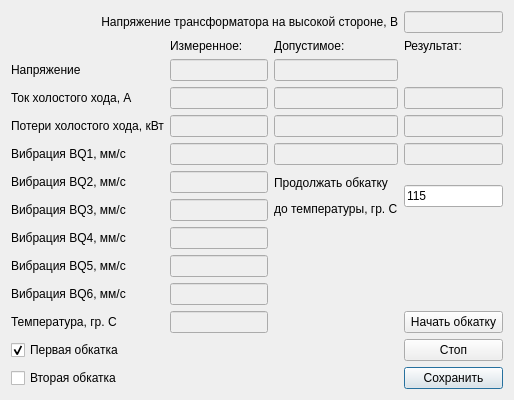
<?xml version="1.0" encoding="UTF-8"?>
<ui version="4.0">
 <class>window_experience_7</class>
 <widget class="QDialog" name="window_experience_7">
  <property name="geometry">
   <rect>
    <x>0</x>
    <y>0</y>
    <width>514</width>
    <height>380</height>
   </rect>
  </property>
  <property name="windowTitle">
   <string>Dialog</string>
  </property>
  <layout class="QHBoxLayout" name="horizontalLayout">
   <item>
    <layout class="QGridLayout" name="gridLayout">
     <item row="5" column="2">
      <widget class="QLineEdit" name="lineEdit_vibration_nominal">
       <property name="enabled">
        <bool>false</bool>
       </property>
      </widget>
     </item>
     <item row="4" column="0">
      <widget class="QLabel" name="label_4">
       <property name="text">
        <string>Потери холостого хода, кВт</string>
       </property>
      </widget>
     </item>
     <item row="7" column="1">
      <widget class="QLineEdit" name="lineEdit_vibrationBQ3_fact">
       <property name="enabled">
        <bool>false</bool>
       </property>
      </widget>
     </item>
     <item row="9" column="1">
      <widget class="QLineEdit" name="lineEdit_vibrationBQ5_fact">
       <property name="enabled">
        <bool>false</bool>
       </property>
      </widget>
     </item>
     <item row="1" column="3">
      <widget class="QLabel" name="label_7">
       <property name="text">
        <string>Результат:</string>
       </property>
      </widget>
     </item>
     <item row="4" column="1">
      <widget class="QLineEdit" name="lineEdit_losses_fact">
       <property name="enabled">
        <bool>false</bool>
       </property>
      </widget>
     </item>
     <item row="4" column="2">
      <widget class="QLineEdit" name="lineEdit_losses_nominal">
       <property name="enabled">
        <bool>false</bool>
       </property>
      </widget>
     </item>
     <item row="11" column="0">
      <widget class="QLabel" name="label_15">
       <property name="text">
        <string>Температура, гр. С</string>
       </property>
      </widget>
     </item>
     <item row="2" column="0">
      <widget class="QLabel" name="label_2">
       <property name="text">
        <string>Напряжение</string>
       </property>
      </widget>
     </item>
     <item row="5" column="1">
      <widget class="QLineEdit" name="lineEdit_vibrationBQ1_fact">
       <property name="enabled">
        <bool>false</bool>
       </property>
      </widget>
     </item>
     <item row="6" column="0">
      <widget class="QLabel" name="label_10">
       <property name="text">
        <string>Вибрация BQ2, мм/с</string>
       </property>
      </widget>
     </item>
     <item row="6" column="3" rowspan="2">
      <widget class="QLineEdit" name="lineEdit_temperature_before_stop_run">
       <property name="text">
        <string>115</string>
       </property>
      </widget>
     </item>
     <item row="4" column="3">
      <widget class="QLineEdit" name="lineEdit_losses_result">
       <property name="enabled">
        <bool>false</bool>
       </property>
      </widget>
     </item>
     <item row="1" column="2">
      <widget class="QLabel" name="label_6">
       <property name="text">
        <string>Допустимое:</string>
       </property>
      </widget>
     </item>
     <item row="10" column="0">
      <widget class="QLabel" name="label_14">
       <property name="text">
        <string>Вибрация BQ6, мм/с</string>
       </property>
      </widget>
     </item>
     <item row="6" column="2" rowspan="2">
      <widget class="QLabel" name="label_16">
       <property name="text">
        <string>&lt;html&gt;&lt;head/&gt;&lt;body&gt;&lt;p&gt;Продолжать обкатку &lt;/p&gt;&lt;p&gt;до температуры, гр. С&lt;/p&gt;&lt;/body&gt;&lt;/html&gt;</string>
       </property>
      </widget>
     </item>
     <item row="13" column="0">
      <widget class="QCheckBox" name="checkBox_second_run_in">
       <property name="text">
        <string>Вторая обкатка</string>
       </property>
      </widget>
     </item>
     <item row="1" column="1">
      <widget class="QLabel" name="label_5">
       <property name="text">
        <string>Измеренное:</string>
       </property>
      </widget>
     </item>
     <item row="7" column="0">
      <widget class="QLabel" name="label_11">
       <property name="text">
        <string>Вибрация BQ3, мм/с</string>
       </property>
      </widget>
     </item>
     <item row="8" column="0">
      <widget class="QLabel" name="label_12">
       <property name="text">
        <string>Вибрация BQ4, мм/с</string>
       </property>
      </widget>
     </item>
     <item row="10" column="1">
      <widget class="QLineEdit" name="lineEdit_vibrationBQ6_fact">
       <property name="enabled">
        <bool>false</bool>
       </property>
      </widget>
     </item>
     <item row="8" column="1">
      <widget class="QLineEdit" name="lineEdit_vibrationBQ4_fact">
       <property name="enabled">
        <bool>false</bool>
       </property>
      </widget>
     </item>
     <item row="3" column="2">
      <widget class="QLineEdit" name="lineEdit_current_nominal">
       <property name="enabled">
        <bool>false</bool>
       </property>
      </widget>
     </item>
     <item row="12" column="0">
      <widget class="QCheckBox" name="checkBox_first_run_in">
       <property name="text">
        <string>Первая обкатка</string>
       </property>
       <property name="checked">
        <bool>true</bool>
       </property>
      </widget>
     </item>
     <item row="5" column="0">
      <widget class="QLabel" name="label_9">
       <property name="text">
        <string>Вибрация BQ1, мм/с</string>
       </property>
      </widget>
     </item>
     <item row="13" column="3">
      <widget class="QPushButton" name="pushButton_save">
       <property name="text">
        <string>Сохранить</string>
       </property>
      </widget>
     </item>
     <item row="9" column="0">
      <widget class="QLabel" name="label_13">
       <property name="text">
        <string>Вибрация BQ5, мм/с</string>
       </property>
      </widget>
     </item>
     <item row="12" column="3">
      <widget class="QPushButton" name="pushButton_stop">
       <property name="text">
        <string>Стоп</string>
       </property>
      </widget>
     </item>
     <item row="11" column="3">
      <widget class="QPushButton" name="pushButton_start">
       <property name="text">
        <string>Начать обкатку</string>
       </property>
      </widget>
     </item>
     <item row="5" column="3">
      <widget class="QLineEdit" name="lineEdit_vibration_result">
       <property name="enabled">
        <bool>false</bool>
       </property>
      </widget>
     </item>
     <item row="11" column="1">
      <widget class="QLineEdit" name="lineEdit_temperature">
       <property name="enabled">
        <bool>false</bool>
       </property>
      </widget>
     </item>
     <item row="3" column="1">
      <widget class="QLineEdit" name="lineEdit_current_fact">
       <property name="enabled">
        <bool>false</bool>
       </property>
      </widget>
     </item>
     <item row="3" column="3">
      <widget class="QLineEdit" name="lineEdit_current_result">
       <property name="enabled">
        <bool>false</bool>
       </property>
      </widget>
     </item>
     <item row="3" column="0">
      <widget class="QLabel" name="label_8">
       <property name="text">
        <string>Ток холостого хода, А</string>
       </property>
      </widget>
     </item>
     <item row="6" column="1">
      <widget class="QLineEdit" name="lineEdit_vibrationBQ2_fact">
       <property name="enabled">
        <bool>false</bool>
       </property>
      </widget>
     </item>
     <item row="2" column="1">
      <widget class="QLineEdit" name="lineEdit_voltage_fact">
       <property name="enabled">
        <bool>false</bool>
       </property>
      </widget>
     </item>
     <item row="2" column="2">
      <widget class="QLineEdit" name="lineEdit_voltage_nominal">
       <property name="enabled">
        <bool>false</bool>
       </property>
      </widget>
     </item>
     <item row="0" column="3">
      <widget class="QLineEdit" name="lineEdit_high_voltage">
       <property name="enabled">
        <bool>false</bool>
       </property>
      </widget>
     </item>
     <item row="0" column="0" colspan="3">
      <widget class="QLabel" name="label">
       <property name="text">
        <string>&lt;html&gt;&lt;head/&gt;&lt;body&gt;&lt;p align=&quot;right&quot;&gt;Напряжение трансформатора на высокой стороне, В&lt;/p&gt;&lt;/body&gt;&lt;/html&gt;</string>
       </property>
      </widget>
     </item>
    </layout>
   </item>
  </layout>
 </widget>
 <resources/>
 <connections/>
</ui>
